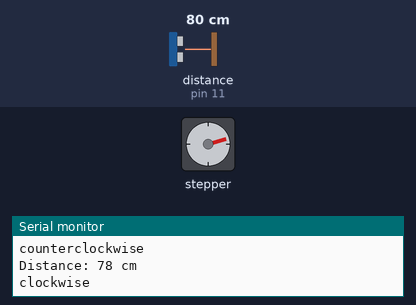
Recording of a sketch running on a simulated Arduino Uno, built with avr-gcc and run on an emulated ATmega328P. Parts: stepper motor, the last lines printed to the serial monitor. Wiring (inferred from the names in the program): ultrasonic range finder: trigger pin 12; echo pin 11. The inputs (shaded band) are chosen by the test bench; at power-on: distance to the obstacle (sensor on pin 11) 80 cm. The echo pulse lasts 58.3 µs per cm; stepper angles assume 800 steps per turn.

Above: at 7.8 s.
7.9 s: distance to the obstacle (sensor on pin 11) set to 97 cm
21.5 s: distance to the obstacle (sensor on pin 11) set to 104 cm
At 28.0 s:
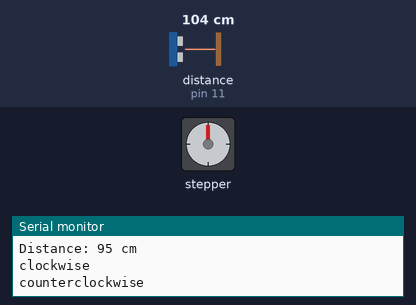
35.1 s: distance to the obstacle (sensor on pin 11) set to 2 cm
At 35.58 s:
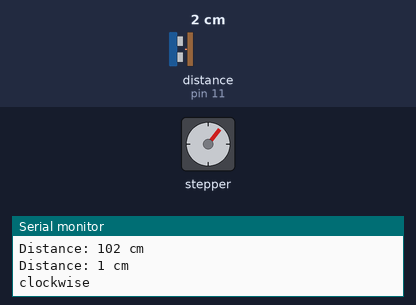
56.6 s: distance to the obstacle (sensor on pin 11) set to 103 cm
At 57.34 s:
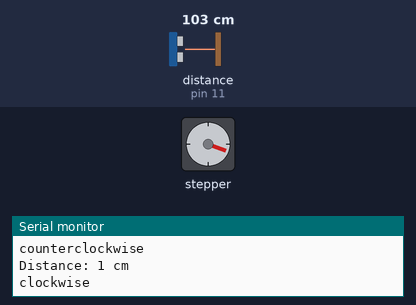
Timing chart, 0 to 64.3 s (numbered marks = the images above; inputs shaded):
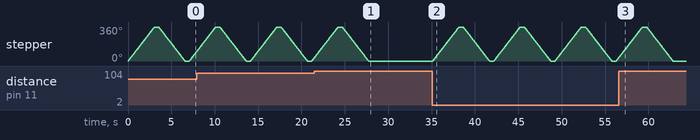

Measured:
- the behaviour switches between 101 and 102 cm on distance to the obstacle (sensor on pin 11) (found by bisection; images 0 and 1)
- after the input at 21.5 s, stepper: goes on until 27.7 s, then stays 0°
- after the input at 35.1 s, stepper: turns 360° clockwise in 3.0 s, then 360° counter-clockwise in 3.0 s, repeating every 7.1 s
- after the input at 56.6 s, stepper: goes on until 62.8 s, then stays 0°

The sketch:

ultrasonic_and_steppermotor.ino
```cpp
// ---------------------------------------------------------------- //
// Arduino Ultrasoninc Sensor HC-SR04
// Re-writed by Arbi Abdul Jabbaar
// Using Arduino IDE 1.8.7
// Using HC-SR04 Module
// Tested on 17 September 2019
// ---------------------------------------------------------------- //

#define echoPin 11 // attach pin D2 Arduino to pin Echo of HC-SR04
#define trigPin 12 //attach pin D3 Arduino to pin Trig of HC-SR04
// Stepper - Version: Latest
#include <Stepper.h>

// defines variables
long duration; // variable for the duration of sound wave travel
int distance; // variable for the distance measurement
const int stepsPerRevolution = 800;  // change this to fit the number of steps per revolution
// for your motor
Stepper myStepper(stepsPerRevolution, 4, 5, 6, 7); // initialize the stepper library on pins 4 through 7:

void setup() {
  pinMode(trigPin, OUTPUT); // Sets the trigPitn as an OUTPUT
  pinMode(echoPin, INPUT); // Sets he echoPin as an INPUT
  Serial.begin(9600); // // Serial Communication is starting with 9600 of baudrate speed
  Serial.println("Ultrasonic Sensor HC-SR04 Test"); // print some text in Serial Monitor
  Serial.println("with Arduino UNO R3");
  // set the speed at 60 rpm:
  myStepper.setSpeed(20);
  // initialize the serial port:
  Serial.begin(9600);
}
void loop() {
  // Clears the trigPin condition
  digitalWrite(trigPin, LOW);
  delayMicroseconds(2);
  // Sets the trigPin HIGH (ACTIVE) for 10 microseconds
  digitalWrite(trigPin, HIGH);
  delayMicroseconds(10);
  digitalWrite(trigPin, LOW);
  // Reads the echoPin, returns the sound wave travel time in microseconds
  duration = pulseIn(echoPin, HIGH);
  // Calculating the distance
  distance = duration * 0.034 / 2; // Speed of sound wave divided by 2 (go and back)
  // Displays the distance on the Serial Monitor
  Serial.print("Distance: ");
  Serial.print(distance);
  Serial.println(" cm");

  if (distance < 100){
    // if an object is close, move the stepper
     // step one revolution  in one direction:
     Serial.println("clockwise");
     myStepper.step(stepsPerRevolution);
     delay(500);

     // step one revolution in the other direction:
     Serial.println("counterclockwise");
     myStepper.step(-stepsPerRevolution);
     delay(500);
  }

}
```
